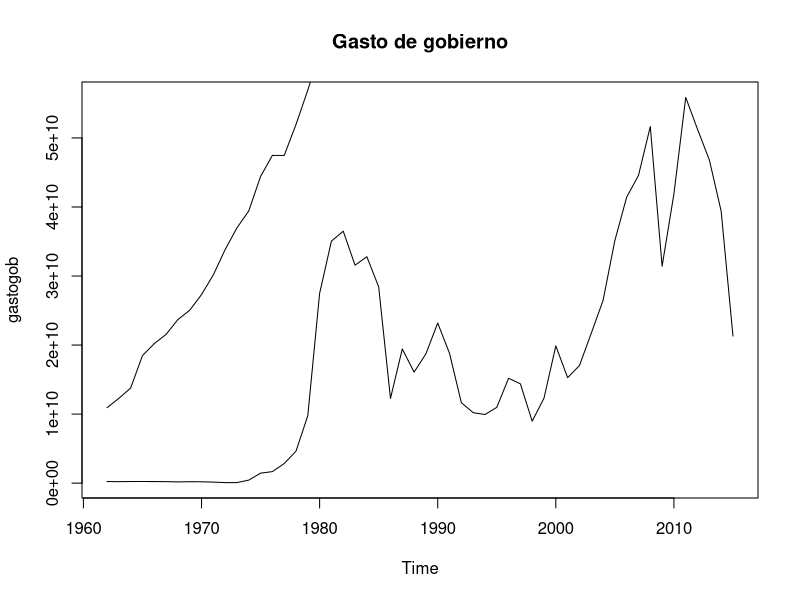
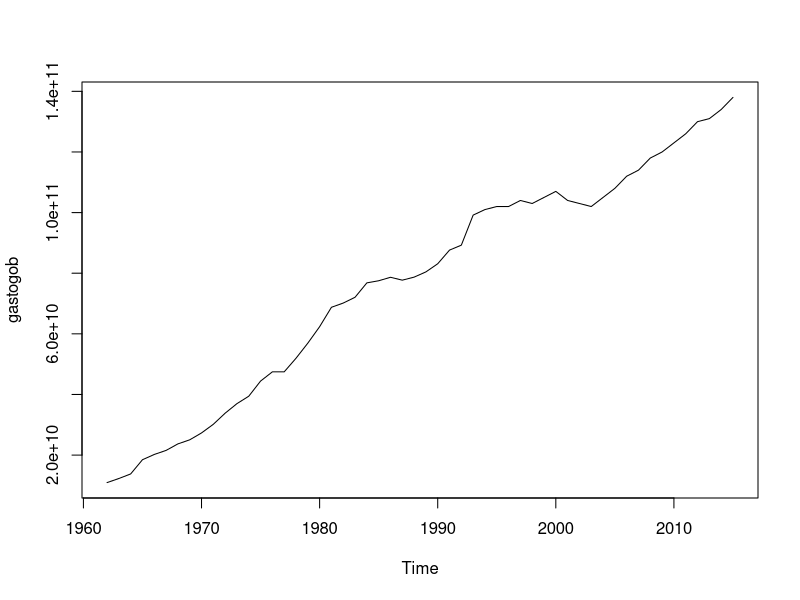
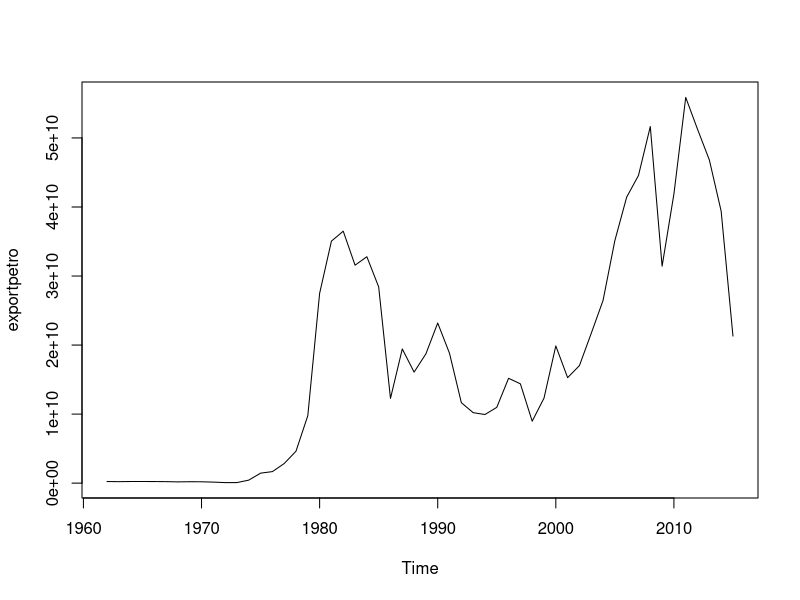
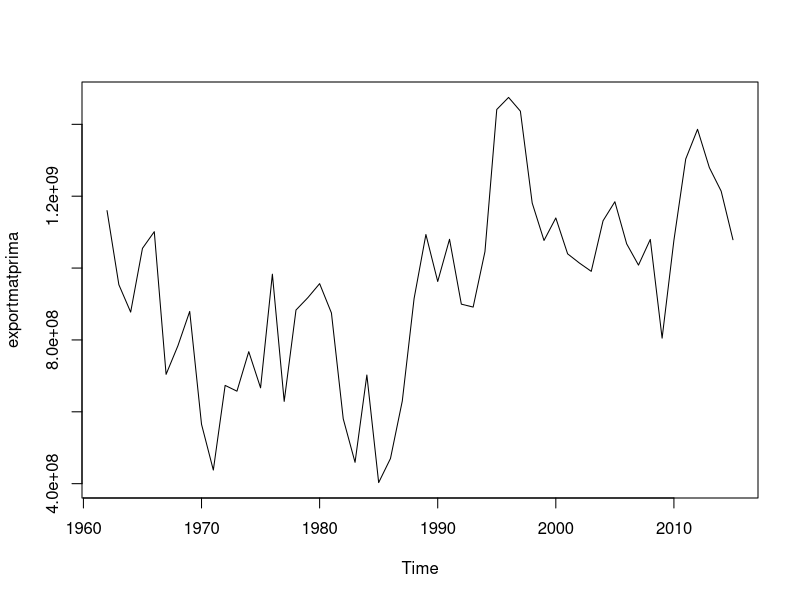
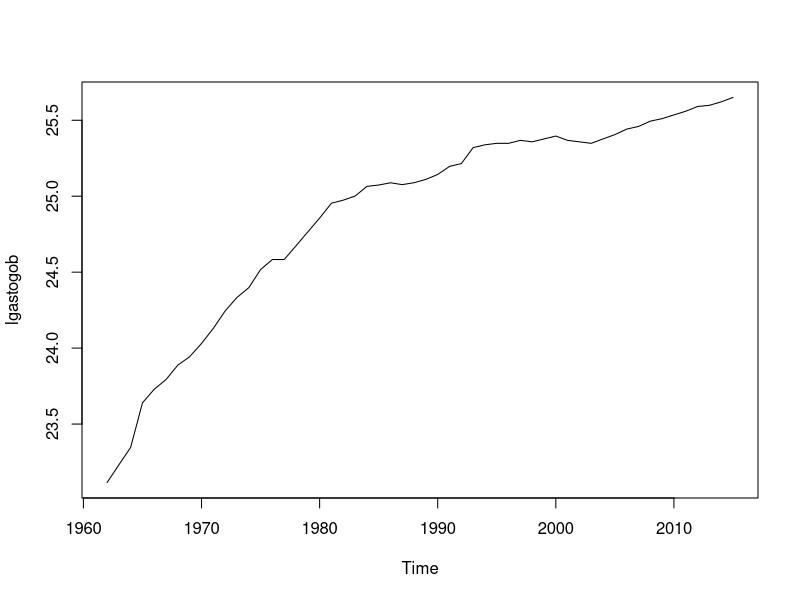
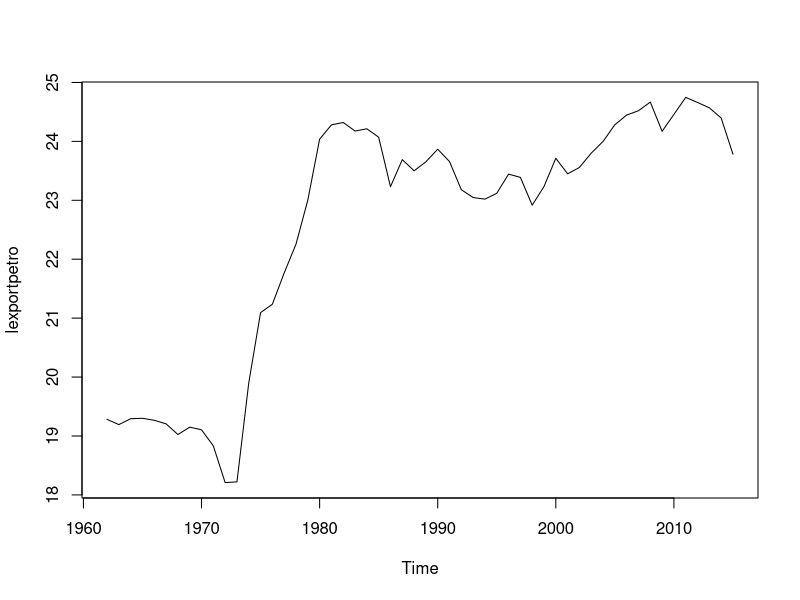
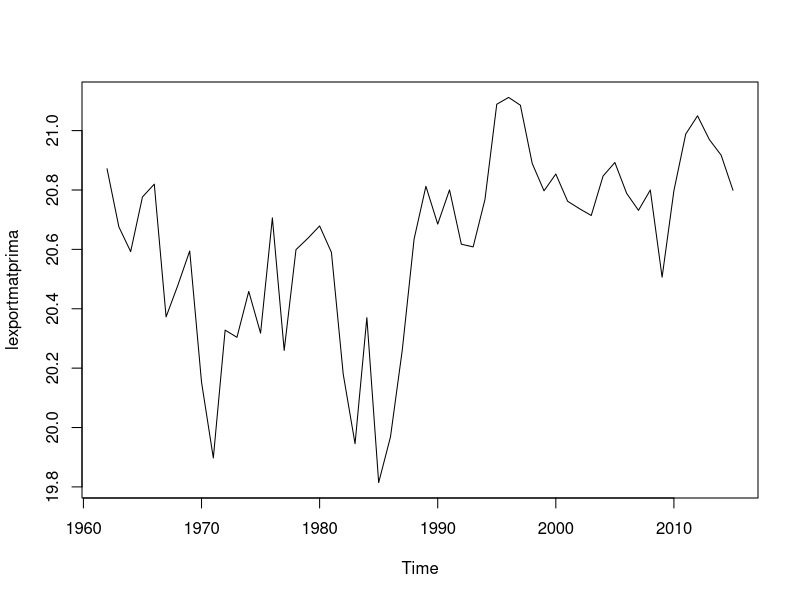
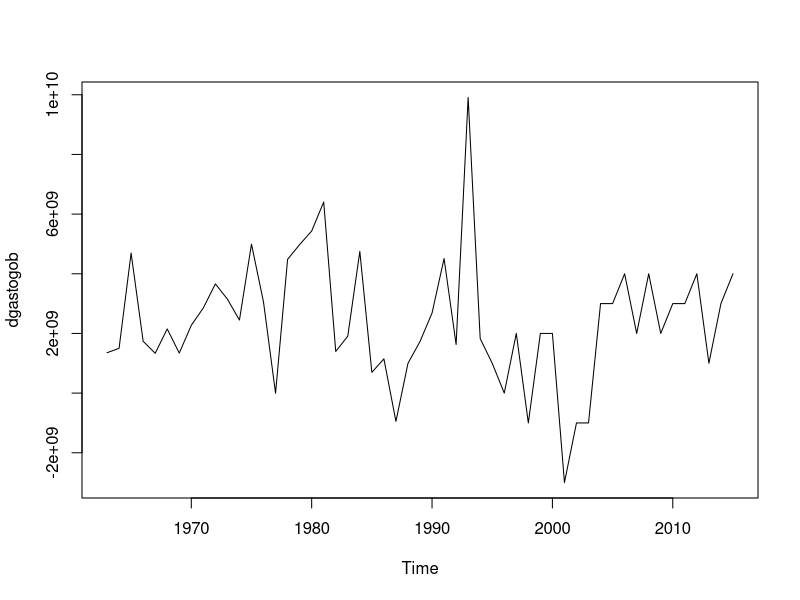

Here is the R script that generated these plots, in order:
#ECONOMETRIA II

#Cambiar el directorio de trabajo
setwd("C:\\Users\\Leobardo\\Documents\\GitHub\\Cointegration_ErrorCorrectionModel")

# Lectura de la base de datos
Gasto <- read.csv("gasto_gob_eh.csv")
attach(Gasto)
summary(Gasto)
#PARA VER LA BASE DE DATOS
View(Gasto)

#Cargar la libreria urca
library(urca)
library(car)
library(tseries)

# Establecer que las variables son series de tiempo (TS) Y QUE SU FREC. ES ANUAL
gastogob <- ts(gg, frequency=1, start=c(1962))
exportpetro <- ts(xp, frequency=1, start=c(1962))
exportmatprima <- ts(xmp, frequency=1, start=c(1962))


# Aplicar el logaritmo y primera diferencia a las variables 
lgastogob <- log(gastogob)
lexportpetro <- log(exportpetro)
lexportmatprima <- log(exportmatprima)
dgastogob  <- diff(gastogob)
dexportpetro  <- diff(exportpetro)
dexportmatprima <- diff(exportmatprima)
dlgastogob  <- diff(lgastogob)
dlexportpetro  <- diff(lexportpetro)
dlexportmatprima <- diff(lexportmatprima)

# Grafica de las variables 
plot(gastogob, main="Gasto de gobierno", ylim=c(8.091e+07,5.587e+10 ))
lines(exportpetro, col="black")

plot.ts(gastogob)
plot.ts(exportpetro)
plot.ts(exportmatprima)

plot.ts(lgastogob)
plot.ts(lexportpetro)
plot.ts(lexportmatprima)

plot.ts(dgastogob)
plot.ts(dexportpetro)
plot.ts(dexportmatprima)

plot.ts(dlgastogob)
plot.ts(dlexportpetro)
plot.ts(dlexportmatprima)

#Identificación gráfica de estacionariedad
#Autocorrelogramas
acf(gastogob)
acf(exportpetro)
acf(exportmatprima)

acf(lgastogob)
acf(lexportpetro)
acf(lexportmatprima)

acf(dgastogob)
acf(dexportpetro)
acf(dexportmatprima)

acf(dlgastogob)
acf(dlexportpetro)
acf(dlexportmatprima)

#Pruebas de raíz unitaria 
adf.test(dlgastogob)
adf.test(exportpetro)
adf.test(exportmatprima)

###***************##
lc.df <- ur.df(y=gastogob, type='trend',lags=4, selectlags=c("AIC"))
summary(lc.df)

lc.df <- ur.df(y=gastogob, type='drift',lags=4, selectlags=c("AIC"))
summary(lc.df)

lc.df <- ur.df(y=gastogob, type='none',lags=4, selectlags=c("AIC"))
summary(lc.df)

################

lc.df <- ur.df(y=dgastogob, type='trend',lags=4, selectlags=c("AIC"))
summary(lc.df)

lc.df <- ur.df(y=dgastogob, type='drift',lags=4, selectlags=c("AIC"))
summary(lc.df)

lc.df <- ur.df(y=dgastogob, type='none',lags=4, selectlags=c("AIC"))
summary(lc.df)

#Pruebas PP 

lc.pp <- ur.pp(gastogob, type="Z-tau",model="trend", lags="long")
summary(lc.pp)

lc.pp <- ur.pp(gastogob, type="Z-tau",model="constant", lags="long")
summary(lc.pp)

#Pruebas KPSS para cointegracion tipo Granger
lc.kpss <- ur.kpss(gastogob, type="tau", lags="short", use.lag = NULL)
summary(lc.kpss)


#****************
  #ESTABLECER VARS.DEPENDIENTES, INDEPENDIENTES
# Funciones para probar cointegracion tipo Granger
mod_lin <- lm(gastogob ~ exportpetro)
summary(mod_lin)
mod_log <- lm(lgastogob ~ lexportpetro)
summary(mod_log)

# Generar los residuales de la ecuacion
res_lin <- residuals.lm(mod_lin)
summary(res_lin)
res_log <- residuals.lm(mod_log)
summary(res_log)

residualPlot(mod_log)
plot(res_lin)
plot(res_log)
  
#********Realizar pruebas de raíz unitaria de los residuales de ambos modelos 

##########################################################################



###################GASTO DE GOBIERNO###############################
#PH DFA GASTO GOBIERNO
lc.df <- ur.df(y=gastogob, type='trend', selectlags=c("AIC"))
summary(lc.df)

lc.df <- ur.df(y=gastogob, type='drift', selectlags=c("AIC"))
summary(lc.df)

lc.df <- ur.df(y=gastogob, type='none', selectlags=c("AIC"))
summary(lc.df)

#PH PHILLIPS PERRON GASTO GOBIERNO

lc.pp <- ur.pp(gastogob, type="Z-tau", model="trend", lags="long")
summary(lc.pp)

lc.pp <- ur.pp(gastogob, type="Z-tau", model="constant", lags="long")
summary(lc.pp)

#Pruebas KPSS para cointegracion tipo Granger
lc.kpss <- ur.kpss(gastogob, type="tau", lags="short", use.lag = NULL)
summary(lc.kpss)


###################LN GASTO DE GOBIERNO###############################

#PH DFA LN GASTO GOBIERNO
lc.df <- ur.df(y=lgastogob, type='trend', selectlags=c("AIC"))
summary(lc.df)

lc.df <- ur.df(y=lgastogob, type='drift', selectlags=c("AIC"))
summary(lc.df)

lc.df <- ur.df(y=lgastogob, type='none', selectlags=c("AIC"))
summary(lc.df)

#PH PHILLIPS PERRON GASTO GOBIERNO

lc.pp <- ur.pp(lgastogob, type="Z-tau",model="trend", lags="long")
summary(lc.pp)

lc.pp <- ur.pp(lgastogob, type="Z-tau",model="constant", lags="long")
summary(lc.pp)

#Pruebas KPSS para cointegracion tipo Granger
lc.kpss <- ur.kpss(lgastogob, type="tau", lags="short", use.lag = NULL)
summary(lc.kpss)


###################DIF GASTO DE GOBIERNO###############################
#PH DFA GASTO GOBIERNO
lc.df <- ur.df(y=dgastogob, type='trend', selectlags=c("AIC"))
summary(lc.df)

lc.df <- ur.df(y=dgastogob, type='drift', selectlags=c("AIC"))
summary(lc.df)

lc.df <- ur.df(y=dgastogob, type='none', lags=4,selectlags=c("AIC"))
summary(lc.df)

#PH PHILLIPS PERRON GASTO GOBIERNO

lc.pp <- ur.pp(dgastogob, type="Z-tau", model="trend", lags="long")
summary(lc.pp)

lc.pp <- ur.pp(dgastogob, type="Z-tau", model="constant", lags="long")
summary(lc.pp)

#Pruebas KPSS para cointegracion tipo Granger
lc.kpss <- ur.kpss(dgastogob, type="tau", lags="short", use.lag = NULL)
summary(lc.kpss)


###################DIF LN GASTO DE GOBIERNO###############################

#PH DFA LN GASTO GOBIERNO
lc.df <- ur.df(y=dlgastogob, type='trend', selectlags=c("AIC"))
summary(lc.df)

lc.df <- ur.df(y=dlgastogob, type='drift', selectlags=c("AIC"))
summary(lc.df)

lc.df <- ur.df(y=dlgastogob, type='none', selectlags=c("AIC"))
summary(lc.df)

#PH PHILLIPS PERRON GASTO GOBIERNO

lc.pp <- ur.pp(dlgastogob, type="Z-tau",model="trend", lags="long")
summary(lc.pp)

lc.pp <- ur.pp(dlgastogob, type="Z-tau",model="constant", lags="long")
summary(lc.pp)

#Pruebas KPSS para cointegracion tipo Granger
lc.kpss <- ur.kpss(dlgastogob, type="tau", lags="short", use.lag = NULL)
summary(lc.kpss)


################REGRESIÓN#########################
#Detección gráfica cointegración

summary(Gasto)


plot(exportpetro, main="Gasto de gobierno y Exportaciones petroleras", ylim=c(8.091e+07,1.380e+11))
lines(exportpetro, col="black")
lines(gastogob, col="red")

summary(lgastogob)
summary(lexportpetro)

plot(lexportpetro, main="LnGasto de gobierno y LNExportaciones petroleras", ylim=c(18,26))
lines(lexportpetro, col="black")
lines(lgastogob, col="red")

#ESTABLECER VARS.DEPENDIENTES, INDEPENDIENTES
# Funciones para probar cointegracion tipo Granger
mod_lin <- lm(gastogob ~ exportpetro)
summary(mod_lin)


mod_log <- lm(lgastogob ~ lexportpetro)
summary(mod_log)

# Generar los residuales de la ecuacion
res_lin <- residuals.lm(mod_lin)
summary(res_lin)
library(lmtest)
dwtest(formula = mod_lin)


boxplot(res_lin)
plot(res_lin)
boxplot(res_lin)
residualPlot(mod_lin)
qqnorm(res_lin)
qqline(res_lin)

res_log <- residuals.lm(mod_log)
summary(res_log)
dwtest(formula = mod_log)

boxplot(res_log)
plot(res_log)
boxplot(res_log)
residualPlot
qqnorm(res_log)
qqline(res_log)

##***Realizar pruebas de raíz unitaria de los residuales de ambos modelos

###################RES_LIN###############################
#PH DFA
lc.df <- ur.df(y=res_lin, type='trend', selectlags=c("AIC"))
summary(lc.df)

lc.df <- ur.df(y=res_lin, type='drift', selectlags=c("AIC"))
summary(lc.df)

lc.df <- ur.df(y=res_lin, type='none', selectlags=c("AIC"))
summary(lc.df)

#PH PHILLIPS PERRON
lc.pp <- ur.pp(res_lin, type="Z-tau", model="trend", lags="long")
summary(lc.pp)

lc.pp <- ur.pp(res_lin, type="Z-tau", model="constant", lags="long")
summary(lc.pp)

#Pruebas KPSS para cointegracion tipo Granger
lc.kpss <- ur.kpss(res_lin, type="tau", lags="short", use.lag = NULL)
summary(lc.kpss)

# Prueba de Phillips y Ouliaris para cointegracion
ecb.gg <- cbind(gastogob, exportpetro)

Lc.po <- ca.po(ecb.gg, type="Pz")
summary(Lc.po)

Lc.po <- ca.po(ecb.gg, type="Pu")
summary(Lc.po)




#######################################################################
# Prueba de Phillips y Ouliaris para cointegracion
ecb.gg <- cbind(gastogob, exportpetro)

Lc.po <- ca.po(ecb.gg, type="Pz")
summary(Lc.po)

Lc.po <- ca.po(ecb.gg, type="Pu")
summary(Lc.po)



##########################################################################

#====== Vectores de  Cointegracion (VC) con dos variables

# Trabajar con los residuales de la ecuacion

# Rezagos de los residuales
# se restringen los errores, dado que al final sobra el ultimo dato, se indica que observaciones queremos utilizar
res_lin_1 <- res_lin[1:53]
res_log_1 <- res_log[1:53]

# Modelos de Correccion de Error (MCE)
# Lineal
mce_lin <- lm(dgastogob ~dexportpetro+res_lin_1)
summary(mce_lin)

# Log-log
mce_log <- lm(dlgastogob ~dlexportpetro+res_log_1)
summary(mce_log)





#####################################################################
###################################################################

####Modelo gasto publico-exportaciones materias
summary(Gasto)

plot(exportmatprima, main="Gasto de gobierno y Exportaciones materias primas", ylim=c(4.030e+08, 1.380e+11))
lines(exportmatprima, col="black")
lines(gastogob, col="red")

summary(lgastogob)
summary(lexportmatprima)

plot(lexportmatprima, main="LnGasto de gobierno y LNExportaciones materias primas", ylim=c(19,26))
lines(lexportmatprima, col="black")
lines(lgastogob, col="red")

######Regresión


mod_lin2 <- lm(gastogob ~ exportmatprima)
summary(mod_lin2)


mod_log2 <- lm(lgastogob ~ lexportmatprima)
summary(mod_log2)

# Generar los residuales de la ecuacion
res_lin2 <- residuals.lm(mod_lin2)
summary(res_lin2)

res_log2 <- residuals.lm(mod_log2)
summary(res_log2)

# Prueba de Phillips y Ouliaris para cointegracion
ecb.gg1 <- cbind(gastogob, exportmatprima)

Lc.po1 <- ca.po(ecb.gg1, type="Pz")
summary(Lc.po1)

Lc.po1 <- ca.po(ecb.gg1, type="Pu")
summary(Lc.po1)


ecb.gg2 <- cbind(lgastogob, lexportmatprima)

Lc.po2 <- ca.po(ecb.gg2, type="Pz")
summary(Lc.po2)

Lc.po2 <- ca.po(ecb.gg2, type="Pu")
summary(Lc.po2)

##########

# Rezagos de los residuales
res_lin_2 <- res_lin2[1:53]
res_log_2 <- res_log2[1:53]

# Modelos de Correccion de Error (MCE)
# Lineal
mce_lin2 <- lm(dgastogob ~dexportmatprima+res_lin_2)
summary(mce_lin2)

# Log-log
mce_log2 <- lm(dlgastogob ~dlexportmatprima+res_log_2)
summary(mce_log2)













